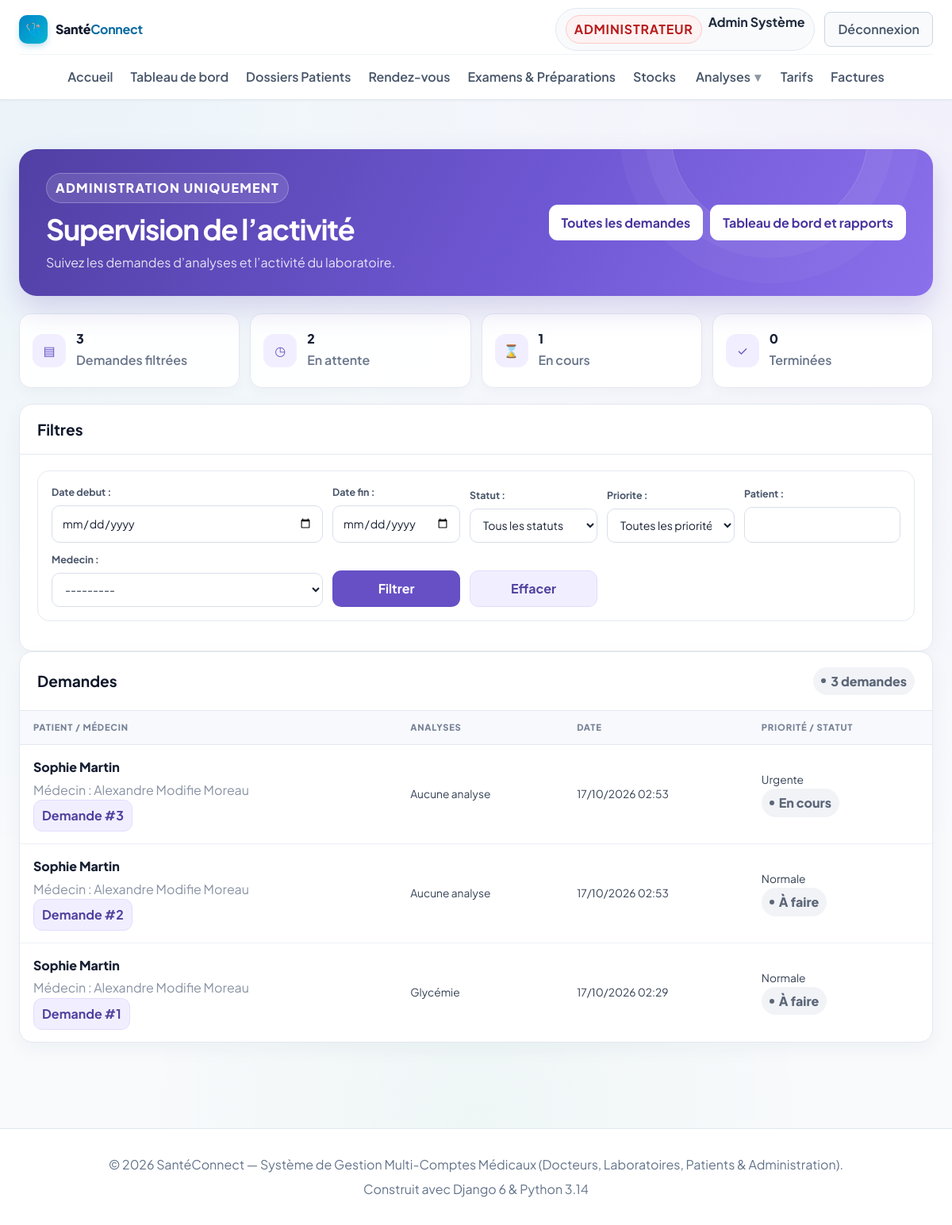
The app's page /laboratoire/supervision/ (signed in) with its own data.
### accounts/models.py (models this page shows, shortened)
class User(AbstractUser):
    class Role(models.TextChoices):
        ADMIN = 'ADMIN', 'Administrateur'
        DOCTEUR = 'DOCTEUR', 'Médecin'
        LABORATOIRE = 'LABORATOIRE', 'Laborantin'
        PATIENT = 'PATIENT', 'Patient'
    role = models.CharField(
        max_length=20,
        choices=Role.choices,
        default=Role.PATIENT,
        verbose_name="Rôle utilisateur"
    )
    phone = models.CharField(max_length=25, blank=True, null=True, verbose_name="Téléphone")
    address = models.CharField(max_length=255, blank=True, null=True, verbose_name="Adresse")
    city = models.CharField(max_length=100, blank=True, null=True, verbose_name="Ville")
    is_verified = models.BooleanField(
        default=False,
        verbose_name="Compte certifié / validé",
        help_text="Coché par l'administrateur pour valider l'activité d'un docteur ou laboratoire."
    )
    objects = CustomUserManager()
    class Meta:
        verbose_name = "Utilisateur"
        verbose_name_plural = "Tous les Utilisateurs"
    @property
    def is_laboratory(self):
        return self.role == self.Role.LABORATOIRE
    @property
    def is_patient(self):
        return self.role == self.Role.PATIENT
    @property
    def is_admin_user(self):
        return self.role == self.Role.ADMIN or self.is_superuser
    def __str__(self):
        full = self.get_full_name()
        display = full if full else self.username
        return f"{display} ({self.get_role_display()})"

### laboratoire/models.py (models this page shows, shortened)
class DemandeAnalyse(models.Model):
    class Priorite(models.TextChoices):
        NORMALE = "NORMALE", "Normale"
        HAUTE = "HAUTE", "Haute"
        URGENTE = "URGENTE", "Urgente"
    class Statut(models.TextChoices):
        EN_ATTENTE = "EN_ATTENTE", "À faire"
        EN_COURS = "EN_COURS", "En cours"
        TERMINEE = "TERMINEE", "Terminée"
        ANNULEE = "ANNULEE", "Annulée"
    patient = models.ForeignKey(
        settings.AUTH_USER_MODEL, on_delete=models.PROTECT,
        related_name="demandes_analyses", limit_choices_to={"role": "PATIENT"},
        verbose_name="Patient",
    )
    medecin = models.ForeignKey(
        settings.AUTH_USER_MODEL, on_delete=models.PROTECT,
        related_name="demandes_prescrites", limit_choices_to={"role": "DOCTEUR"},
        verbose_name="Médecin prescripteur",
    )
    laboratoire = models.ForeignKey(
        settings.AUTH_USER_MODEL, on_delete=models.PROTECT, null=True, blank=True,
        related_name="demandes_laboratoire", limit_choices_to={"role": "LABORATOIRE"},
        verbose_name="Laboratoire destinataire",
    )
    date_demande = models.DateTimeField("Date de prescription", default=timezone.now)
    priorite = models.CharField(
        "Priorité", max_length=10, choices=Priorite.choices, default=Priorite.NORMALE,
    )
    statut = models.CharField(
        "Statut", max_length=12, choices=Statut.choices, default=Statut.EN_ATTENTE,
    )
    commentaire = models.TextField("Commentaire", blank=True)
    motif_annulation = models.TextField("Motif d’annulation", blank=True)
    cree_par = models.ForeignKey(
        settings.AUTH_USER_MODEL, on_delete=models.SET_NULL, null=True, blank=True,
        related_name="demandes_analyses_creees", verbose_name="Créée par",
    )
    class Meta:
        ordering = ["-date_demande", "-pk"]
        verbose_name = "Demande d’analyse"
        verbose_name_plural = "Demandes d’analyses"

class AnalyseDemandee(models.Model):
    class Statut(models.TextChoices):
        EN_ATTENTE = "EN_ATTENTE", "À faire"
        EN_COURS = "EN_COURS", "En cours"
        TERMINEE = "TERMINEE", "Terminée"
        ANNULEE = "ANNULEE", "Annulée"
    demande = models.ForeignKey(
        DemandeAnalyse, on_delete=models.CASCADE, related_name="analyses",
    )
    type_analyse = models.ForeignKey(
        TypeAnalyse, on_delete=models.PROTECT, related_name="demandes",
    )
    prelevement = models.ForeignKey(
        "Prelevement",
        on_delete=models.SET_NULL,
        null=True,
        blank=True,
        related_name="analyses",
        verbose_name="Prélèvement",
    )
    statut = models.CharField(
        "Statut", max_length=12, choices=Statut.choices, default=Statut.EN_ATTENTE,
    )
    class Meta:
        ordering = ["type_analyse__nom"]
        constraints = [
            models.UniqueConstraint(
                fields=["demande", "type_analyse"], name="unique_type_analyse_par_demande",
            ),
        ]
        verbose_name = "Analyse demandée"
        verbose_name_plural = "Analyses demandées"

class TypeAnalyse(models.Model):
    class TypeEchantillon(models.TextChoices):
        SANG = "SANG", "Sang"
        URINE = "URINE", "Urine"
        AUTRE = "AUTRE", "Autre"
    code = models.CharField("Code", max_length=30, unique=True)
    nom = models.CharField("Nom", max_length=150)
    description = models.TextField("Description", blank=True)
    unite = models.CharField("Unité", max_length=30, blank=True)
    type_echantillon = models.CharField(
        "Type d’échantillon",
        max_length=10,
        choices=TypeEchantillon.choices,
        default=TypeEchantillon.SANG,
    )
    valeur_reference_min = models.DecimalField(
        "Valeur de référence minimale", max_digits=12, decimal_places=3,
        null=True, blank=True,
    )
    valeur_reference_max = models.DecimalField(
        "Valeur de référence maximale", max_digits=12, decimal_places=3,
        null=True, blank=True,
    )
    seuil_critique_bas = models.DecimalField(
        "Seuil critique bas", max_digits=12, decimal_places=3,
        null=True, blank=True,
    )
    seuil_critique_haut = models.DecimalField(
        "Seuil critique haut", max_digits=12, decimal_places=3,
        null=True, blank=True,
    )
    tarif = models.DecimalField(
        "Tarif", max_digits=9, decimal_places=2, null=True, blank=True,
        validators=[MinValueValidator(0)],
    )
    actif = models.BooleanField("Actif", default=True)
    class Meta:
        ordering = ["nom"]
        verbose_name = "Type d’analyse"
        verbose_name_plural = "Types d’analyses"

### laboratoire/views.py (the view, shortened to what this page needs)
# urls.py: path("supervision/", views.supervision, name="supervision"),
@catalogue_requis
def supervision(request):
    form = SupervisionFilterForm(request.GET)
    filters = form.cleaned_data if form.is_valid() else {}
    demandes = DemandeAnalyse.objects.select_related(
        "patient", "medecin",
    ).prefetch_related("analyses__type_analyse")
    if filters.get("date_debut"):
        demandes = demandes.filter(date_demande__date__gte=filters["date_debut"])
    if filters.get("date_fin"):
        demandes = demandes.filter(date_demande__date__lte=filters["date_fin"])
    if filters.get("statut"):
        demandes = demandes.filter(statut=filters["statut"])
    if filters.get("priorite"):
        demandes = demandes.filter(priorite=filters["priorite"])
    if filters.get("medecin"):
        demandes = demandes.filter(medecin=filters["medecin"])
    return render(request, "laboratoire/supervision.html", {
        "form": form,
        "demandes": demandes,
        "nombre_demandes": demandes.count(),
        "nombre_en_attente": demandes.filter(
            statut=DemandeAnalyse.Statut.EN_ATTENTE,
        ).count(),
        "nombre_en_cours": demandes.filter(
            statut=DemandeAnalyse.Statut.EN_COURS,
        ).count(),
        "nombre_terminees": demandes.filter(
            statut=DemandeAnalyse.Statut.TERMINEE,
        ).count(),
        "statut_choices": DemandeAnalyse.Statut.choices,
        "priorite_choices": DemandeAnalyse.Priorite.choices,
    })

### laboratoire/forms.py (called while the page is built)
    def clean(self):
        cleaned_data = super().clean()
        date_debut = cleaned_data.get("date_debut")
        date_fin = cleaned_data.get("date_fin")
        if date_debut and date_fin and date_debut > date_fin:
            self.add_error("date_fin", "La date de fin doit suivre la date de début.")
        return cleaned_data

### laboratoire/permissions.py (called while the page is built)
def can_manage_catalog(user):
    return user.is_authenticated and (
        user.is_admin_user or user.is_staff or user.is_superuser
    )

def role_required(check, message):
    def decorator(view):
        @wraps(view)
        def wrapped(request, *args, **kwargs):
            if not request.user.is_authenticated:
                return redirect_to_login(request.get_full_path())
            if not check(request.user):
                messages.error(request, message)
                return redirect("dashboard")
            return view(request, *args, **kwargs)
        return wrapped
    return decorator

### laboratoire/templates/laboratoire/supervision.html (shortened to what this page needs)
{% extends "base.html" %}
{% load static %}
{% block extra_css %}<link rel="stylesheet" href="{% static 'laboratoire/laboratoire.css' %}">{% endblock %}
{% block content %}
<div class="lab-shell">
  <header class="lab-hero">
    <div class="lab-hero__copy">
      <span class="lab-hero__eyebrow">Administration uniquement</span>
      <h1>Supervision de l’activité</h1>
      <p>Suivez les demandes d’analyses et l’activité du laboratoire.</p>
    </div>
    <div class="lab-hero__actions">
      <a class="lab-btn lab-btn--white" href="{% url 'laboratoire:demande_list' %}">Toutes les demandes</a>
      <a class="lab-btn lab-btn--white" href="{% url 'laboratoire:rapports' %}">Tableau de bord et rapports</a>
    </div>
  </header>
  <section class="lab-stats" aria-label="Indicateurs de supervision">
    <article class="lab-stat"><span class="lab-stat__icon">▤</span><span><strong class="lab-stat__number">{{ nombre_demandes }}</strong><span class="lab-stat__label">Demandes filtrées</span></span></article>
    <article class="lab-stat"><span class="lab-stat__icon">◷</span><span><strong class="lab-stat__number">{{ nombre_en_attente }}</strong><span class="lab-stat__label">En attente</span></span></article>
    <article class="lab-stat"><span class="lab-stat__icon">⌛</span><span><strong class="lab-stat__number">{{ nombre_en_cours }}</strong><span class="lab-stat__label">En cours</span></span></article>
    <article class="lab-stat"><span class="lab-stat__icon">✓</span><span><strong class="lab-stat__number">{{ nombre_terminees }}</strong><span class="lab-stat__label">Terminées</span></span></article>
  </section>
  <section class="lab-panel">
    <div class="lab-panel__head"><h2>Filtres</h2></div>
    <div class="lab-panel__body">
      <form method="get" class="lab-filter">
        {% for field in form %}
          <div>
            {{ field.label_tag }}{{ field }}
          </div>
        {% endfor %}
        <button class="lab-btn lab-btn--primary" type="submit">Filtrer</button>
        <a class="lab-btn lab-btn--soft" href="{% url 'laboratoire:supervision' %}">Effacer</a>
      </form>
    </div>
  </section>
  <section class="lab-panel">
    <div class="lab-panel__head">
      <h2>Demandes</h2>
      <span class="lab-badge lab-badge--neutral">{{ nombre_demandes }} demande{{ nombre_demandes|pluralize:"s" }}</span>
    </div>
    <div class="lab-table-wrap">
      <table class="lab-table">
        <thead><tr><th>Patient / médecin</th><th>Analyses</th><th>Date</th><th>Priorité / statut</th></tr></thead>
        <tbody>
          {% for demande in demandes %}
            <tr>
              <td>
                <span class="lab-table__primary">{{ demande.patient.get_full_name|default:demande.patient.username }}</span>
                <span class="lab-table__secondary">Médecin : {{ demande.medecin.get_full_name|default:demande.medecin.username }}</span>
                <a class="lab-btn lab-btn--soft lab-btn--small" href="{% url 'laboratoire:demande_detail' demande.pk %}">Demande #{{ demande.pk }}</a>
              </td>
              <td>{% for analyse in demande.analyses.all %}{{ analyse.type_analyse.nom }}{% if not forloop.last %}, {% endif %}{% empty %}Aucune analyse{% endfor %}</td>
              <td>{{ demande.date_demande|date:"d/m/Y H:i" }}</td>
              <td>{{ demande.get_priorite_display }}<br><span class="lab-badge lab-badge--neutral">{{ demande.get_statut_display }}</span>
              </td>
            </tr>
          {% empty %}
            <tr><td colspan="4"><div class="lab-empty"><h3>Aucune demande trouvée</h3><p>Modifiez les filtres ou effacez-les pour voir toute l’activité.</p></div></td></tr>
          {% endfor %}
        </tbody>
      </table>
    </div>
  </section>
</div>
{% endblock %}

### templates/base.html (shortened to what this page needs)
{% load static %}
<!doctype html>
<html lang="fr">
  <head>
    <link rel="stylesheet" href="{% static 'css/style.css' %}?v=20261027_1" />
    {% block extra_css %}{% endblock %}
  </head>
  <body>
    <nav class="navbar" id="main-navbar" aria-label="Navigation principale">
      <div class="container navbar-inner">
        <div class="navbar-brand-section">
          <a href="{% url 'home' %}" class="logo-brand" id="brand-logo-link">
            <span class="logo-icon">🩺</span>
            <span class="logo-text"
              >Santé<strong style="color: var(--primary)">Connect</strong></span
            >
          </a>
        </div>
        <div class="nav-links" id="main-nav-links">
          <a href="{% url 'home' %}" class="nav-item-link" id="nav-home"
            >Accueil</a
          >
          {% if user.is_authenticated %}
            <a href="{% url 'dashboard' %}" class="nav-item-link" id="nav-dashboard">Tableau de bord</a>
            {% if user.is_admin_user or user.is_doctor %}
              <a href="{% url 'dossiers_patients_list' %}" class="nav-item-link" id="nav-dossiers">Dossiers Patients</a>
            {% endif %}
            {% if user.is_admin_user or user.is_doctor or user.is_patient %}
              <a href="{% url 'rendezvous:rdv_list' %}" class="nav-item-link" id="nav-rendezvous">Rendez-vous</a>
            {% endif %}
            {% if user.is_admin_user or user.is_doctor %}
              <a href="{% url 'examens_list' %}" class="nav-item-link" id="nav-examens">Examens &amp; Préparations</a>
            {% endif %}
            {% if user.is_admin_user or user.is_laboratory or user.is_doctor %}
              <a href="{% url 'stock:dashboard' %}" class="nav-item-link" id="nav-stock">Stocks</a>
            {% endif %}
            {% if user.is_laboratory %}
              <a href="{% url 'laboratoire:prelevement_list' %}" class="nav-item-link" id="nav-laboratoire">Prélèvements</a>
            {% elif user.is_admin_user or user.is_staff or user.is_superuser %}
              <div class="nav-mega-wrapper">
                <a href="{% url 'laboratoire:demande_list' %}" class="nav-item-link nav-mega-trigger" id="nav-laboratoire-menu">Analyses <span class="nav-caret" aria-hidden="true">▾</span></a>
              </div>
            {% elif user.is_doctor %}
              <a href="{% url 'laboratoire:demande_list' %}" class="nav-item-link">Analyses</a>
            {% endif %}
            {% if user.is_admin_user or user.is_staff or user.is_superuser %}
              <a href="{% url 'tarif_list' %}" class="nav-item-link" id="nav-tarifs">Tarifs</a>
            {% endif %}
            {% if user.is_admin_user or user.is_patient or user.is_doctor and user.is_verified %}
              <a href="{% url 'facture_list' %}" class="nav-item-link" id="nav-factures">Factures</a>
            {% endif %}
          {% endif %}
        </div>
        <div class="navbar-user-actions" id="nav-user-actions">
          {% if user.is_authenticated %}
          <div class="nav-user-badge" id="nav-user-profile">
            <span class="badge-role {{ user.role }}"
              >{{ user.get_role_display }}</span
            >
            <a
              href="{% url 'profile' %}"
              class="nav-user-name-link"
              id="nav-profile-edit"
              title="Mon profil"
              >{{ user.get_full_name|default:user.username }}</a
            >
          </div>
          <a
            href="{% url 'logout' %}"
            class="nav-logout-btn"
            id="btn-nav-logout"
            >Déconnexion</a
          >
          {% endif %}
        </div>
      </div>
    </nav>
    <main id="contenu" style="flex: 1; padding: 24px 0 60px">
      {% block content %}{% endblock %}
    </main>
    <footer class="footer">
      <div class="container">
        <p>
          © 2026 SantéConnect — Système de Gestion Multi-Comptes Médicaux
          (Docteurs, Laboratoires, Patients & Administration).
        </p>
        <p style="margin-top: 6px; font-size: 0.8rem; color: #64748b">
          Construit avec Django 6 & Python 3.14
        </p>
      </div>
    </footer>
  </body>
</html>

### records on screen
User: role "ADMINISTRATEUR", get_full_name "Admin Système"
DemandeAnalyse: patient.get_full_name "Sophie Martin", medecin.get_full_name "Alexandre Modifie Moreau", pk "3", date_demande "17/10/2026 02:53", priorite "Urgente", statut "En cours"
DemandeAnalyse: patient.get_full_name "Sophie Martin", medecin.get_full_name "Alexandre Modifie Moreau", pk "2", date_demande "17/10/2026 02:53", priorite "Normale", statut "À faire"
DemandeAnalyse: patient.get_full_name "Sophie Martin", medecin.get_full_name "Alexandre Modifie Moreau", pk "1", date_demande "17/10/2026 02:29", priorite "Normale", statut "À faire"
AnalyseDemandee: type_analyse.nom "Glycémie"

### other values on screen
{{ nombre_demandes }} "3"
{{ nombre_en_attente }} "2"
{{ nombre_en_cours }} "1"
{{ nombre_terminees }} "0"
{{ field.label_tag }} "Date debut :" "Date fin :" "Statut :" "Priorite :" "Patient :" "Medecin :"
